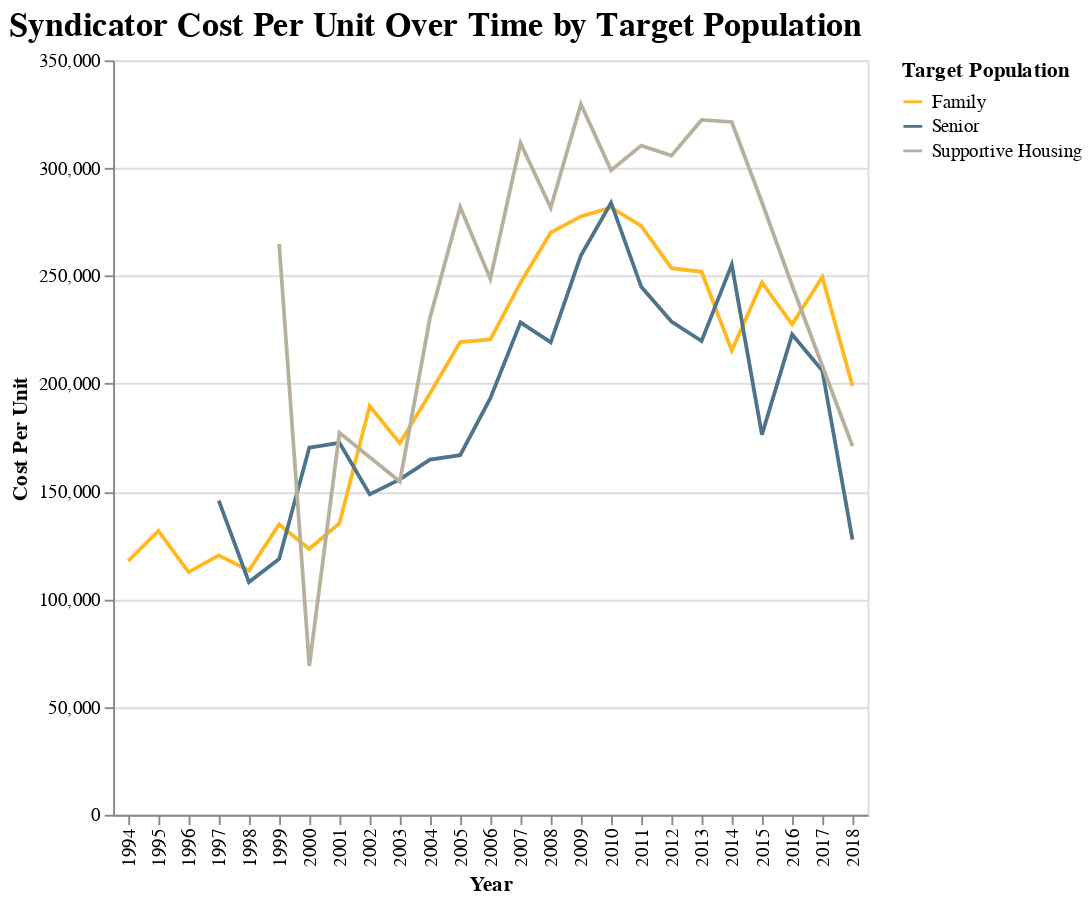

Source (notebook cell):
### Code cell
alt.Chart(matches_target_pop).mark_line().encode(
    x='Year',
    y='Cost Per Unit',
    color="Target Population"
).configure(background="#ffffff").configure_legend().properties(
    title={
      "text": ["Syndicator Cost Per Unit Over Time by Target Population"]})

### Figure 1 — Vega-Lite specification as saved in the notebook (floating-point values rounded to 4 significant figures)
{"width": 400, "height": 400, "config": {"title": {"fontSize": 18, "font": "Veranda Regular", "anchor": "start", "fontColor": "#000000"}, "range": {"category": ["#FFB81D", "#4E748B", "#B7B09D"], "diverging": ["#FFB81D", "#4E748B", "#B7B09D"]}, "legend": {"labelFont": "Veranda Regular", "labelLimit": 0}, "background": "#ffffff"}, "data": {"name": "data-92de30b915eff8030c963ab066101da4"}, "mark": "line", "encoding": {"color": {"type": "nominal", "field": "Target Population"}, "x": {"type": "nominal", "field": "Year"}, "y": {"type": "quantitative", "field": "Cost Per Unit"}}, "title": {"text": ["Syndicator Cost Per Unit Over Time by Target Population"]}, "$schema": "https://vega.github.io/schema/vega-lite/v4.0.2.json", "datasets": {"data-92de30b915eff8030c963ab066101da4": [{"Year": "1994", "Target Population": "Family", "yr_pis": 1995.0, "units_n": 195.0, "units_li": null, "units_ot": null, "Number of Sources": 1.0, "totalcost": 13310000.0, "id": 368.0, "yr_pis_y": 1995.0, "n_units": 195.0, "li_units": 194.0, "type": 1.0, "credit": 2.0, "bond": 2.0, "con_stdate_PIS": 1993.0, "totalcost_adj": 22960000.0, "Cost Per Unit": 117700.0}, {"Year": "1995", "Target Population": "Family", "yr_pis": 1996.0, "units_n": 96.0, "units_li": null, "units_ot": null, "Number of Sources": 2.5, "totalcost": 8052000.0, "id": 2372.0, "yr_pis_y": 1996.0, "n_units": 96.0, "li_units": 96.0, "type": 1.0, "credit": 2.0, "bond": 2.0, "con_stdate_PIS": 1994.0, "totalcost_adj": 13510000.0, "Cost Per Unit": 131700.0}, {"Year": "1996", "Target Population": "Family", "yr_pis": 1997.0, "units_n": 78.0, "units_li": null, "units_ot": null, "Number of Sources": 1.5, "totalcost": 6124000.0, "id": 846.5, "yr_pis_y": 1997.0, "n_units": 78.0, "li_units": 77.5, "type": 1.0, "credit": 2.0, "bond": 2.0, "con_stdate_PIS": 1995.0, "totalcost_adj": 9979000.0, "Cost Per Unit": 112600.0}, {"Year": "1997", "Target Population": "Family", "yr_pis": 1999.0, "units_n": 119.0, "units_li": null, "units_ot": null, "Number of Sources": 2.0, "totalcost": 8550000.0, "id": 1910.0, "yr_pis_y": 1998.0, "n_units": 119.0, "li_units": 119.0, "type": 1.0, "credit": 2.0, "bond": 2.0, "con_stdate_PIS": 1996.0, "totalcost_adj": 13620000.0, "Cost Per Unit": 120300.0}, {"Year": "1997", "Target Population": "Senior", "yr_pis": 1998.0, "units_n": 91.0, "units_li": null, "units_ot": null, "Number of Sources": 2.0, "totalcost": 8326000.0, "id": 1104.0, "yr_pis_y": 1998.0, "n_units": 91.0, "li_units": 90.0, "type": 2.0, "credit": 2.0, "bond": 2.0, "con_stdate_PIS": 1996.0, "totalcost_adj": 13260000.0, "Cost Per Unit": 145700.0}, {"Year": "1998", "Target Population": "Family", "yr_pis": 2000.0, "units_n": 94.0, "units_li": null, "units_ot": null, "Number of Sources": 2.5, "totalcost": 7083000.0, "id": 1905.0, "yr_pis_y": 2000.0, "n_units": 94.0, "li_units": 77.25, "type": 1.0, "credit": 2.0, "bond": 2.0, "con_stdate_PIS": 1998.0, "totalcost_adj": 11110000.0, "Cost Per Unit": 113300.0}, {"Year": "1998", "Target Population": "Senior", "yr_pis": 1999.0, "units_n": 65.0, "units_li": null, "units_ot": null, "Number of Sources": 2.5, "totalcost": 4479000.0, "id": 374.0, "yr_pis_y": 1998.0, "n_units": 63.0, "li_units": 62.5, "type": 1.0, "credit": 2.0, "bond": 2.0, "con_stdate_PIS": 1996.0, "totalcost_adj": 7025000.0, "Cost Per Unit": 107900.0}, {"Year": "1999", "Target Population": "Family", "yr_pis": 2000.0, "units_n": 91.0, "units_li": null, "units_ot": null, "Number of Sources": 1.667, "totalcost": 7887000.0, "id": 939.7, "yr_pis_y": 2000.0, "n_units": 91.0, "li_units": 90.33, "type": 1.0, "credit": 2.0, "bond": 2.0, "con_stdate_PIS": 1998.0, "totalcost_adj": 12100000.0, "Cost Per Unit": 134800.0}, {"Year": "1999", "Target Population": "Senior", "yr_pis": 2000.0, "units_n": 56.5, "units_li": null, "units_ot": null, "Number of Sources": 2.5, "totalcost": 4298000.0, "id": 1351.0, "yr_pis_y": 1999.0, "n_units": 56.0, "li_units": 56.0, "type": 1.0, "credit": 2.0, "bond": 2.0, "con_stdate_PIS": 1997.0, "totalcost_adj": 6595000.0, "Cost Per Unit": 118700.0}, {"Year": "1999", "Target Population": "Supportive Housing", "yr_pis": 2001.0, "units_n": 40.0, "units_li": null, "units_ot": null, "Number of Sources": 2.0, "totalcost": 6904000.0, "id": 1372.0, "yr_pis_y": 2001.0, "n_units": 40.0, "li_units": 40.0, "type": 2.0, "credit": 2.0, "bond": 2.0, "con_stdate_PIS": 1999.0, "totalcost_adj": 10590000.0, "Cost Per Unit": 264900.0}, {"Year": "2000", "Target Population": "Family", "yr_pis": 2001.0, "units_n": 95.25, "units_li": null, "units_ot": null, "Number of Sources": 1.833, "totalcost": 7617000.0, "id": 1866.0, "yr_pis_y": 2001.0, "n_units": 96.12, "li_units": 75.12, "type": 1.143, "credit": 2.0, "bond": 2.0, "con_stdate_PIS": 1999.0, "totalcost_adj": 11310000.0, "Cost Per Unit": 123300.0}, {"Year": "2000", "Target Population": "Senior", "yr_pis": 2001.0, "units_n": 59.67, "units_li": null, "units_ot": null, "Number of Sources": 2.833, "totalcost": 7229000.0, "id": 1526.0, "yr_pis_y": 2001.0, "n_units": 59.67, "li_units": 59.0, "type": 1.333, "credit": 2.0, "bond": 2.0, "con_stdate_PIS": 1999.0, "totalcost_adj": 10730000.0, "Cost Per Unit": 170300.0}, {"Year": "2000", "Target Population": "Supportive Housing", "yr_pis": 2001.0, "units_n": 35.0, "units_li": null, "units_ot": null, "Number of Sources": 1.0, "totalcost": 1628000.0, "id": 4482.0, "yr_pis_y": 2001.0, "n_units": 34.0, "li_units": 34.0, "type": 2.0, "credit": 2.0, "bond": 2.0, "con_stdate_PIS": 1999.0, "totalcost_adj": 2417000.0, "Cost Per Unit": 69040.0}, {"Year": "2001", "Target Population": "Family", "yr_pis": 2002.0, "units_n": 78.0, "units_li": null, "units_ot": null, "Number of Sources": 2.167, "totalcost": 8334000.0, "id": 1233.0, "yr_pis_y": 2002.0, "n_units": 78.0, "li_units": 65.14, "type": 1.0, "credit": 2.0, "bond": 2.0, "con_stdate_PIS": 2000.0, "totalcost_adj": 12030000.0, "Cost Per Unit": 135200.0}, {"Year": "2001", "Target Population": "Senior", "yr_pis": 2003.0, "units_n": 54.67, "units_li": null, "units_ot": null, "Number of Sources": 2.8, "totalcost": 6462000.0, "id": 1468.0, "yr_pis_y": 2002.0, "n_units": 54.67, "li_units": 54.33, "type": 1.0, "credit": 2.0, "bond": 2.0, "con_stdate_PIS": 2000.0, "totalcost_adj": 9328000.0, "Cost Per Unit": 172500.0}, {"Year": "2001", "Target Population": "Supportive Housing", "yr_pis": 2002.0, "units_n": 41.75, "units_li": null, "units_ot": null, "Number of Sources": 2.0, "totalcost": 4319000.0, "id": 1766.0, "yr_pis_y": 2002.0, "n_units": 41.75, "li_units": 41.5, "type": 1.25, "credit": 2.0, "bond": 2.0, "con_stdate_PIS": 2000.0, "totalcost_adj": 6235000.0, "Cost Per Unit": 177200.0}, {"Year": "2002", "Target Population": "Family", "yr_pis": 2003.0, "units_n": 64.56, "units_li": null, "units_ot": null, "Number of Sources": 2.778, "totalcost": 8772000.0, "id": 1189.0, "yr_pis_y": 2003.0, "n_units": 64.5, "li_units": 62.44, "type": 1.278, "credit": 2.0, "bond": 1.944, "con_stdate_PIS": 2001.0, "totalcost_adj": 12470000.0, "Cost Per Unit": 189600.0}, {"Year": "2002", "Target Population": "Senior", "yr_pis": 2003.0, "units_n": 76.45, "units_li": null, "units_ot": null, "Number of Sources": 2.545, "totalcost": 8006000.0, "id": 2466.0, "yr_pis_y": 2003.0, "n_units": 76.45, "li_units": 72.78, "type": 1.182, "credit": 2.0, "bond": 2.0, "con_stdate_PIS": 2001.0, "totalcost_adj": 11380000.0, "Cost Per Unit": 148700.0}, {"Year": "2003", "Target Population": "Family", "yr_pis": 2004.0, "units_n": 63.6, "units_li": null, "units_ot": null, "Number of Sources": 2.132, "totalcost": 6988000.0, "id": 1156.0, "yr_pis_y": 2004.0, "n_units": 63.8, "li_units": 61.02, "type": 1.204, "credit": 2.0, "bond": 2.0, "con_stdate_PIS": 2002.0, "totalcost_adj": 9710000.0, "Cost Per Unit": 172400.0}, {"Year": "2003", "Target Population": "Senior", "yr_pis": 2004.0, "units_n": 76.61, "units_li": null, "units_ot": null, "Number of Sources": 2.235, "totalcost": 8254000.0, "id": 2346.0, "yr_pis_y": 2004.0, "n_units": 76.61, "li_units": 73.72, "type": 1.176, "credit": 2.0, "bond": 2.0, "con_stdate_PIS": 2002.0, "totalcost_adj": 11470000.0, "Cost Per Unit": 155600.0}, {"Year": "2003", "Target Population": "Supportive Housing", "yr_pis": 2004.0, "units_n": 103.2, "units_li": null, "units_ot": null, "Number of Sources": 2.75, "totalcost": 11080000.0, "id": 1426.0, "yr_pis_y": 2004.0, "n_units": 102.8, "li_units": 102.0, "type": 1.5, "credit": 2.0, "bond": 2.0, "con_stdate_PIS": 2002.0, "totalcost_adj": 15400000.0, "Cost Per Unit": 154600.0}, {"Year": "2004", "Target Population": "Family", "yr_pis": 2005.0, "units_n": 72.47, "units_li": null, "units_ot": null, "Number of Sources": 2.203, "totalcost": 9583000.0, "id": 1758.0, "yr_pis_y": 2005.0, "n_units": 72.48, "li_units": 66.63, "type": 1.193, "credit": 2.0, "bond": 1.975, "con_stdate_PIS": 2003.0, "totalcost_adj": 12970000.0, "Cost Per Unit": 195500.0}, {"Year": "2004", "Target Population": "Senior", "yr_pis": 2005.0, "units_n": 70.52, "units_li": null, "units_ot": null, "Number of Sources": 2.2, "totalcost": 7561000.0, "id": 1854.0, "yr_pis_y": 2005.0, "n_units": 70.52, "li_units": 66.3, "type": 1.217, "credit": 2.0, "bond": 2.0, "con_stdate_PIS": 2003.0, "totalcost_adj": 10230000.0, "Cost Per Unit": 164800.0}, {"Year": "2004", "Target Population": "Supportive Housing", "yr_pis": 2005.0, "units_n": 36.25, "units_li": null, "units_ot": null, "Number of Sources": 3.417, "totalcost": 6354000.0, "id": 1511.0, "yr_pis_y": 2005.0, "n_units": 36.08, "li_units": 35.58, "type": 1.25, "credit": 2.0, "bond": 2.0, "con_stdate_PIS": 2003.0, "totalcost_adj": 8599000.0, "Cost Per Unit": 230600.0}, {"Year": "2005", "Target Population": "Family", "yr_pis": 2006.0, "units_n": 64.42, "units_li": null, "units_ot": null, "Number of Sources": 2.674, "totalcost": 9833000.0, "id": 2066.0, "yr_pis_y": 2006.0, "n_units": 64.42, "li_units": 60.52, "type": 1.206, "credit": 2.0, "bond": 1.964, "con_stdate_PIS": 2004.0, "totalcost_adj": 12870000.0, "Cost Per Unit": 219300.0}, {"Year": "2005", "Target Population": "Senior", "yr_pis": 2006.0, "units_n": 90.57, "units_li": null, "units_ot": null, "Number of Sources": 2.262, "totalcost": 10480000.0, "id": 2139.0, "yr_pis_y": 2006.0, "n_units": 90.67, "li_units": 85.2, "type": 1.239, "credit": 2.0, "bond": 1.949, "con_stdate_PIS": 2004.0, "totalcost_adj": 13720000.0, "Cost Per Unit": 166800.0}, {"Year": "2005", "Target Population": "Supportive Housing", "yr_pis": 2006.0, "units_n": 36.55, "units_li": null, "units_ot": null, "Number of Sources": 3.091, "totalcost": 7091000.0, "id": 1628.0, "yr_pis_y": 2006.0, "n_units": 36.27, "li_units": 35.55, "type": 1.273, "credit": 2.0, "bond": 2.0, "con_stdate_PIS": 2004.0, "totalcost_adj": 9282000.0, "Cost Per Unit": 281900.0}, {"Year": "2006", "Target Population": "Family", "yr_pis": 2007.0, "units_n": 76.92, "units_li": null, "units_ot": null, "Number of Sources": 2.494, "totalcost": 11690000.0, "id": 2254.0, "yr_pis_y": 2007.0, "n_units": 76.84, "li_units": 72.88, "type": 1.216, "credit": 2.0, "bond": 1.988, "con_stdate_PIS": 2005.0, "totalcost_adj": 14830000.0, "Cost Per Unit": 220500.0}, {"Year": "2006", "Target Population": "Senior", "yr_pis": 2007.0, "units_n": 58.03, "units_li": null, "units_ot": null, "Number of Sources": 2.382, "totalcost": 8635000.0, "id": 1940.0, "yr_pis_y": 2007.0, "n_units": 57.95, "li_units": 53.29, "type": 1.081, "credit": 2.0, "bond": 2.0, "con_stdate_PIS": 2005.0, "totalcost_adj": 10950000.0, "Cost Per Unit": 193200.0}, {"Year": "2006", "Target Population": "Supportive Housing", "yr_pis": 2007.0, "units_n": 56.38, "units_li": null, "units_ot": null, "Number of Sources": 4.143, "totalcost": 11690000.0, "id": 1890.0, "yr_pis_y": 2007.0, "n_units": 56.25, "li_units": 55.75, "type": 1.375, "credit": 2.0, "bond": 2.0, "con_stdate_PIS": 2005.0, "totalcost_adj": 14820000.0, "Cost Per Unit": 248600.0}, {"Year": "2007", "Target Population": "Family", "yr_pis": 2008.0, "units_n": 66.97, "units_li": null, "units_ot": null, "Number of Sources": 3.207, "totalcost": 11760000.0, "id": 2761.0, "yr_pis_y": 2008.0, "n_units": 66.96, "li_units": 56.49, "type": 1.185, "credit": 2.0, "bond": 1.952, "con_stdate_PIS": 2006.0, "totalcost_adj": 14500000.0, "Cost Per Unit": 246800.0}, {"Year": "2007", "Target Population": "Senior", "yr_pis": 2008.0, "units_n": 65.61, "units_li": null, "units_ot": null, "Number of Sources": 3.667, "totalcost": 11980000.0, "id": 3527.0, "yr_pis_y": 2008.0, "n_units": 65.43, "li_units": 53.35, "type": 1.217, "credit": 2.0, "bond": 1.905, "con_stdate_PIS": 2006.0, "totalcost_adj": 14770000.0, "Cost Per Unit": 228400.0}, {"Year": "2007", "Target Population": "Supportive Housing", "yr_pis": 2008.0, "units_n": 37.5, "units_li": null, "units_ot": null, "Number of Sources": 2.333, "totalcost": 8811000.0, "id": 2220.0, "yr_pis_y": 2008.0, "n_units": 37.33, "li_units": 35.92, "type": 1.5, "credit": 2.0, "bond": 2.0, "con_stdate_PIS": 2006.0, "totalcost_adj": 10860000.0, "Cost Per Unit": 311600.0}, {"Year": "2008", "Target Population": "Family", "yr_pis": 2009.0, "units_n": 66.59, "units_li": null, "units_ot": null, "Number of Sources": 3.644, "totalcost": 14020000.0, "id": 4209.0, "yr_pis_y": 2009.0, "n_units": 66.27, "li_units": 57.07, "type": 1.148, "credit": 2.0, "bond": 2.0, "con_stdate_PIS": 2007.0, "totalcost_adj": 16650000.0, "Cost Per Unit": 270100.0}, {"Year": "2008", "Target Population": "Senior", "yr_pis": 2009.0, "units_n": 77.15, "units_li": null, "units_ot": null, "Number of Sources": 3.45, "totalcost": 13720000.0, "id": 3835.0, "yr_pis_y": 2009.0, "n_units": 77.3, "li_units": 68.69, "type": 1.407, "credit": 2.0, "bond": 1.96, "con_stdate_PIS": 2007.0, "totalcost_adj": 16290000.0, "Cost Per Unit": 219200.0}, {"Year": "2008", "Target Population": "Supportive Housing", "yr_pis": 2009.0, "units_n": 58.33, "units_li": null, "units_ot": null, "Number of Sources": 3.091, "totalcost": 12780000.0, "id": 3107.0, "yr_pis_y": 2009.0, "n_units": 58.08, "li_units": 57.58, "type": 1.167, "credit": 2.0, "bond": 1.917, "con_stdate_PIS": 2007.0, "totalcost_adj": 15170000.0, "Cost Per Unit": 281600.0}, {"Year": "2009", "Target Population": "Family", "yr_pis": 2010.0, "units_n": 82.0, "units_li": null, "units_ot": null, "Number of Sources": 2.905, "totalcost": 17400000.0, "id": 4285.0, "yr_pis_y": 2010.0, "n_units": 81.8, "li_units": 70.33, "type": 1.282, "credit": 2.0, "bond": 1.947, "con_stdate_PIS": 2008.0, "totalcost_adj": 20740000.0, "Cost Per Unit": 277600.0}, {"Year": "2009", "Target Population": "Senior", "yr_pis": 2010.0, "units_n": 58.84, "units_li": null, "units_ot": null, "Number of Sources": 2.833, "totalcost": 13470000.0, "id": 3705.0, "yr_pis_y": 2010.0, "n_units": 58.68, "li_units": 57.79, "type": 1.118, "credit": 2.0, "bond": 2.0, "con_stdate_PIS": 2008.0, "totalcost_adj": 16050000.0, "Cost Per Unit": 259400.0}, {"Year": "2009", "Target Population": "Supportive Housing", "yr_pis": 2011.0, "units_n": 59.8, "units_li": null, "units_ot": null, "Number of Sources": 4.0, "totalcost": 15010000.0, "id": 2520.0, "yr_pis_y": 2010.0, "n_units": 59.6, "li_units": 54.6, "type": 1.0, "credit": 2.0, "bond": 2.0, "con_stdate_PIS": 2008.0, "totalcost_adj": 17890000.0, "Cost Per Unit": 329700.0}, {"Year": "2010", "Target Population": "Family", "yr_pis": 2011.0, "units_n": 66.33, "units_li": null, "units_ot": null, "Number of Sources": 2.71, "totalcost": 14400000.0, "id": 3851.0, "yr_pis_y": 2011.0, "n_units": 66.17, "li_units": 59.06, "type": 1.196, "credit": 2.0, "bond": 1.977, "con_stdate_PIS": 2009.0, "totalcost_adj": 16880000.0, "Cost Per Unit": 281700.0}, {"Year": "2010", "Target Population": "Senior", "yr_pis": 2011.0, "units_n": 66.93, "units_li": null, "units_ot": null, "Number of Sources": 3.667, "totalcost": 16400000.0, "id": 4161.0, "yr_pis_y": 2011.0, "n_units": 66.71, "li_units": 64.07, "type": 1.0, "credit": 2.0, "bond": 2.0, "con_stdate_PIS": 2009.0, "totalcost_adj": 19230000.0, "Cost Per Unit": 283900.0}, {"Year": "2010", "Target Population": "Supportive Housing", "yr_pis": 2012.0, "units_n": 64.14, "units_li": null, "units_ot": null, "Number of Sources": 3.0, "totalcost": 16900000.0, "id": 2898.0, "yr_pis_y": 2011.0, "n_units": 63.43, "li_units": 63.14, "type": 1.286, "credit": 2.0, "bond": 1.714, "con_stdate_PIS": 2009.0, "totalcost_adj": 19820000.0, "Cost Per Unit": 299000.0}, {"Year": "2011", "Target Population": "Family", "yr_pis": 2012.0, "units_n": 57.05, "units_li": null, "units_ot": null, "Number of Sources": 2.5, "totalcost": 13150000.0, "id": 3316.0, "yr_pis_y": 2012.0, "n_units": 56.96, "li_units": 52.58, "type": 1.333, "credit": 2.0, "bond": 2.0, "con_stdate_PIS": 2010.0, "totalcost_adj": 14950000.0, "Cost Per Unit": 273200.0}, {"Year": "2011", "Target Population": "Senior", "yr_pis": 2012.0, "units_n": 61.86, "units_li": null, "units_ot": null, "Number of Sources": 2.625, "totalcost": 13700000.0, "id": 4586.0, "yr_pis_y": 2012.0, "n_units": 61.43, "li_units": 53.64, "type": 1.214, "credit": 2.0, "bond": 2.0, "con_stdate_PIS": 2010.0, "totalcost_adj": 15570000.0, "Cost Per Unit": 244900.0}, {"Year": "2011", "Target Population": "Supportive Housing", "yr_pis": 2012.0, "units_n": 70.0, "units_li": null, "units_ot": null, "Number of Sources": 3.25, "totalcost": 20120000.0, "id": 2795.0, "yr_pis_y": 2012.0, "n_units": 69.12, "li_units": 68.38, "type": 1.5, "credit": 2.0, "bond": 2.0, "con_stdate_PIS": 2010.0, "totalcost_adj": 22860000.0, "Cost Per Unit": 310400.0}, {"Year": "2012", "Target Population": "Family", "yr_pis": 2013.0, "units_n": 58.7, "units_li": 71.5, "units_ot": 0.5, "Number of Sources": 2.615, "totalcost": 12650000.0, "id": 3756.0, "yr_pis_y": 2013.0, "n_units": 58.75, "li_units": 52.7, "type": 1.333, "credit": 2.0, "bond": 1.972, "con_stdate_PIS": 2011.0, "totalcost_adj": 14090000.0, "Cost Per Unit": 253600.0}, {"Year": "2012", "Target Population": "Senior", "yr_pis": 2013.0, "units_n": 68.87, "units_li": 44.0, "units_ot": 0.0, "Number of Sources": 2.125, "totalcost": 13410000.0, "id": 3535.0, "yr_pis_y": 2013.0, "n_units": 68.65, "li_units": 65.45, "type": 1.273, "credit": 2.0, "bond": 1.9, "con_stdate_PIS": 2011.0, "totalcost_adj": 14930000.0, "Cost Per Unit": 228800.0}, {"Year": "2012", "Target Population": "Supportive Housing", "yr_pis": 2013.0, "units_n": 58.55, "units_li": null, "units_ot": null, "Number of Sources": 3.75, "totalcost": 15990000.0, "id": 3292.0, "yr_pis_y": 2013.0, "n_units": 58.18, "li_units": 57.6, "type": 1.0, "credit": 2.0, "bond": 2.0, "con_stdate_PIS": 2011.0, "totalcost_adj": 17810000.0, "Cost Per Unit": 305800.0}, {"Year": "2013", "Target Population": "Family", "yr_pis": 2014.0, "units_n": 62.54, "units_li": 47.67, "units_ot": 1.333, "Number of Sources": 3.056, "totalcost": 13770000.0, "id": 2833.0, "yr_pis_y": 2014.0, "n_units": 62.6, "li_units": 56.23, "type": 1.163, "credit": 2.0, "bond": 1.956, "con_stdate_PIS": 2012.0, "totalcost_adj": 15110000.0, "Cost Per Unit": 251900.0}, {"Year": "2013", "Target Population": "Senior", "yr_pis": 2014.0, "units_n": 78.82, "units_li": 159.5, "units_ot": 0.5, "Number of Sources": 2.429, "totalcost": 14660000.0, "id": 3326.0, "yr_pis_y": 2014.0, "n_units": 78.91, "li_units": 70.82, "type": 1.211, "credit": 2.0, "bond": 2.0, "con_stdate_PIS": 2012.0, "totalcost_adj": 16090000.0, "Cost Per Unit": 219800.0}, {"Year": "2013", "Target Population": "Supportive Housing", "yr_pis": 2014.0, "units_n": 78.0, "units_li": null, "units_ot": null, "Number of Sources": 2.6, "totalcost": 16130000.0, "id": 2812.0, "yr_pis_y": 2014.0, "n_units": 78.2, "li_units": 77.8, "type": 1.5, "credit": 2.0, "bond": 2.0, "con_stdate_PIS": 2012.0, "totalcost_adj": 17710000.0, "Cost Per Unit": 322400.0}, {"Year": "2014", "Target Population": "Family", "yr_pis": 2015.0, "units_n": 59.43, "units_li": 53.83, "units_ot": 1.167, "Number of Sources": 3.333, "totalcost": 11450000.0, "id": 2945.0, "yr_pis_y": 2015.0, "n_units": 59.55, "li_units": 53.98, "type": 1.283, "credit": 2.0, "bond": 2.0, "con_stdate_PIS": 2013.0, "totalcost_adj": 12370000.0, "Cost Per Unit": 215300.0}, {"Year": "2014", "Target Population": "Senior", "yr_pis": 2015.0, "units_n": 61.62, "units_li": 40.0, "units_ot": 0.0, "Number of Sources": 3.5, "totalcost": 14500000.0, "id": 3325.0, "yr_pis_y": 2015.0, "n_units": 61.62, "li_units": 57.31, "type": 1.25, "credit": 2.0, "bond": 2.0, "con_stdate_PIS": 2013.0, "totalcost_adj": 15650000.0, "Cost Per Unit": 255300.0}, {"Year": "2014", "Target Population": "Supportive Housing", "yr_pis": 2016.0, "units_n": 56.0, "units_li": null, "units_ot": null, "Number of Sources": 3.167, "totalcost": 16260000.0, "id": 3184.0, "yr_pis_y": 2015.0, "n_units": 55.25, "li_units": 54.38, "type": 1.25, "credit": 2.0, "bond": 2.0, "con_stdate_PIS": 2013.0, "totalcost_adj": 17560000.0, "Cost Per Unit": 321400.0}, {"Year": "2015", "Target Population": "Family", "yr_pis": 2016.0, "units_n": 58.72, "units_li": 55.8, "units_ot": 2.133, "Number of Sources": 3.512, "totalcost": 13130000.0, "id": 2967.0, "yr_pis_y": 2016.0, "n_units": 58.58, "li_units": 53.57, "type": 1.322, "credit": 2.0, "bond": 2.0, "con_stdate_PIS": 2014.0, "totalcost_adj": 14160000.0, "Cost Per Unit": 247000.0}, {"Year": "2015", "Target Population": "Senior", "yr_pis": 2016.0, "units_n": 59.94, "units_li": 61.33, "units_ot": 1.667, "Number of Sources": 3.071, "totalcost": 9260000.0, "id": 2032.0, "yr_pis_y": 2016.0, "n_units": 59.94, "li_units": 53.31, "type": 1.6, "credit": 2.0, "bond": 2.0, "con_stdate_PIS": 2014.0, "totalcost_adj": 9988000.0, "Cost Per Unit": 176400.0}, {"Year": "2015", "Target Population": "Supportive Housing", "yr_pis": 2016.0, "units_n": 37.33, "units_li": null, "units_ot": null, "Number of Sources": 3.0, "totalcost": 9852000.0, "id": 4850.0, "yr_pis_y": 2016.0, "n_units": 37.33, "li_units": 36.67, "type": 1.333, "credit": 2.0, "bond": null, "con_stdate_PIS": 2014.0, "totalcost_adj": 10630000.0, "Cost Per Unit": 284200.0}, {"Year": "2016", "Target Population": "Family", "yr_pis": 2017.0, "units_n": 51.29, "units_li": 48.15, "units_ot": 1.65, "Number of Sources": 3.306, "totalcost": 10400000.0, "id": 2016.0, "yr_pis_y": 2017.0, "n_units": 51.24, "li_units": 45.77, "type": 1.293, "credit": 2.0, "bond": 2.0, "con_stdate_PIS": 2015.0, "totalcost_adj": 11070000.0, "Cost Per Unit": 227500.0}, {"Year": "2016", "Target Population": "Senior", "yr_pis": 2017.0, "units_n": 66.38, "units_li": 48.0, "units_ot": 0.0, "Number of Sources": 2.364, "totalcost": 14440000.0, "id": 2834.0, "yr_pis_y": 2017.0, "n_units": 66.56, "li_units": 59.14, "type": 1.571, "credit": 2.0, "bond": 2.0, "con_stdate_PIS": 2015.0, "totalcost_adj": 15380000.0, "Cost Per Unit": 222800.0}, {"Year": "2016", "Target Population": "Supportive Housing", "yr_pis": 2017.0, "units_n": 41.5, "units_li": null, "units_ot": null, "Number of Sources": 3.0, "totalcost": 9885000.0, "id": 2944.0, "yr_pis_y": 2016.0, "n_units": 41.5, "li_units": 35.5, "type": 1.25, "credit": 2.0, "bond": null, "con_stdate_PIS": 2014.0, "totalcost_adj": 10530000.0, "Cost Per Unit": 245500.0}, {"Year": "2017", "Target Population": "Family", "yr_pis": 2018.0, "units_n": 56.88, "units_li": 58.22, "units_ot": 1.667, "Number of Sources": 3.739, "totalcost": 13710000.0, "id": 2316.0, "yr_pis_y": 2018.0, "n_units": 57.08, "li_units": 50.33, "type": 1.263, "credit": 2.0, "bond": 2.0, "con_stdate_PIS": 2016.0, "totalcost_adj": 14300000.0, "Cost Per Unit": 249500.0}, {"Year": "2017", "Target Population": "Senior", "yr_pis": 2018.0, "units_n": 67.56, "units_li": 39.5, "units_ot": 0.0, "Number of Sources": 4.714, "totalcost": 14200000.0, "id": 2886.0, "yr_pis_y": 2018.0, "n_units": 66.33, "li_units": 53.57, "type": 1.857, "credit": 2.0, "bond": 2.0, "con_stdate_PIS": 2016.0, "totalcost_adj": 14810000.0, "Cost Per Unit": 206100.0}, {"Year": "2018", "Target Population": "Family", "yr_pis": 2018.0, "units_n": 58.0, "units_li": null, "units_ot": null, "Number of Sources": 1.5, "totalcost": 10810000.0, "id": 4002.0, "yr_pis_y": 2018.0, "n_units": 60.33, "li_units": 47.0, "type": 1.0, "credit": 2.0, "bond": null, "con_stdate_PIS": 2016.0, "totalcost_adj": 11010000.0, "Cost Per Unit": 199000.0}, {"Year": "2018", "Target Population": "Senior", "yr_pis": 2018.0, "units_n": 48.0, "units_li": null, "units_ot": null, "Number of Sources": 1.0, "totalcost": 6019000.0, "id": 1094.0, "yr_pis_y": 2019.0, "n_units": 48.0, "li_units": null, "type": null, "credit": 2.0, "bond": null, "con_stdate_PIS": 2017.0, "totalcost_adj": 6128000.0, "Cost Per Unit": 127700.0}, {"Year": "2018", "Target Population": "Supportive Housing", "yr_pis": 2019.0, "units_n": 166.0, "units_li": null, "units_ot": null, "Number of Sources": 2.0, "totalcost": 27880000.0, "id": 2526.0, "yr_pis_y": 2019.0, "n_units": 166.0, "li_units": null, "type": null, "credit": 2.0, "bond": null, "con_stdate_PIS": 2017.0, "totalcost_adj": 28390000.0, "Cost Per Unit": 171000.0}]}}
